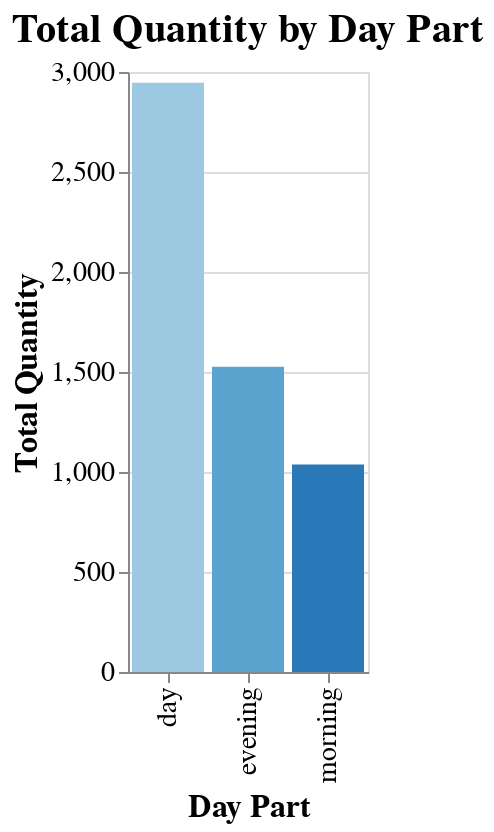

The notebook cell saved with this chart:
### Code cell
import altair as alt

source = df_sm.groupby('day_part').agg({'quantity':'sum'}).reset_index()

chart = alt.Chart(source).mark_bar().encode(
    x=alt.X('day_part:O', axis=alt.Axis(title='Day Part')),
    y=alt.Y('quantity:Q', axis=alt.Axis(title='Total Quantity')),
    color=alt.Color('day_part:O', legend=None)
).properties(
    title='Total Quantity by Day Part',
    width=alt.Step(40)  # Ширина столбцов
)

chart.configure_axis(
    labelFontSize=14,
    titleFontSize=16
).configure_title(
    fontSize=20
)

### Figure 1 — Vega-Lite specification as saved in the notebook (floating-point values rounded to 4 significant figures)
{"config": {"view": {"continuousWidth": 400, "continuousHeight": 300}, "axis": {"labelFontSize": 14, "titleFontSize": 16}, "title": {"fontSize": 20}}, "data": {"name": "data-d2f574e9e705ac91201f71542ce55f35"}, "mark": "bar", "encoding": {"color": {"field": "day_part", "legend": null, "type": "ordinal"}, "x": {"axis": {"title": "Day Part"}, "field": "day_part", "type": "ordinal"}, "y": {"axis": {"title": "Total Quantity"}, "field": "quantity", "type": "quantitative"}}, "title": "Total Quantity by Day Part", "width": {"step": 40}, "$schema": "https://vega.github.io/schema/vega-lite/v4.17.0.json", "datasets": {"data-d2f574e9e705ac91201f71542ce55f35": [{"day_part": "day", "quantity": 2946}, {"day_part": "evening", "quantity": 1526}, {"day_part": "morning", "quantity": 1038}]}}
